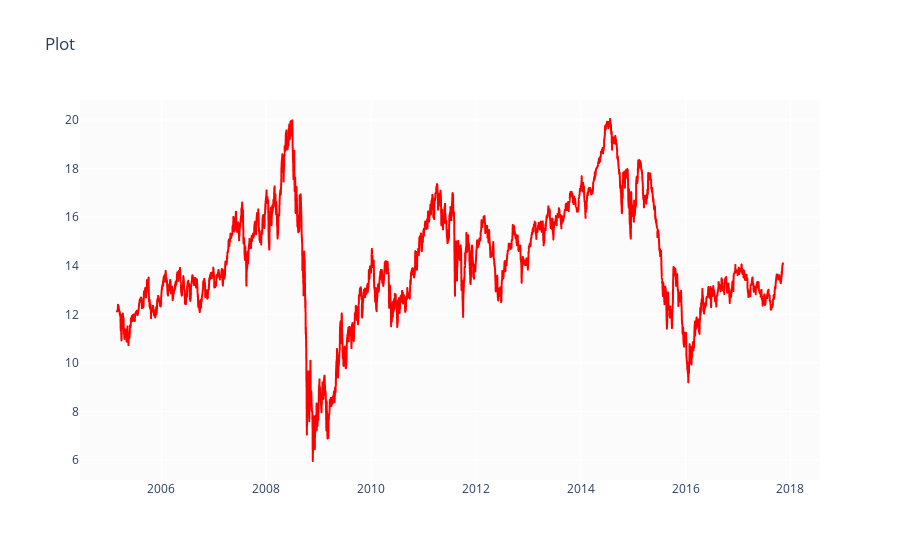

Source (notebook cell):
### Code cell
r = lambda: random.randint(0,255)
traces = []

for df in data:
    clr = str(r()) + str(r()) + str(r())
#     df = df.sample(n=100, replace=True)
    df = df.sort_values('Date')
#     print(df['Label'])
    label = df['Label'].iloc[0]

    trace = plotly.graph_objs.Scattergl(
        x=df['Date'],
        y=df['Close'],
        mode='lines+text',
        line=dict(
            color = "rgb(255,0,0)"
        )
    )
    traces.append(trace)
    
layout = plotly.graph_objs.Layout(
    title='Plot',
)
fig = plotly.graph_objs.Figure(data=traces, layout=layout)

plotly.offline.init_notebook_mode(connected=True)
plotly.offline.iplot(fig, filename='dataplot')

### Figure 1 — Plotly figure (JSON) as saved in the notebook; plotly's stock layout.template omitted (floating-point values rounded to 4 significant figures; data arrays with more than 128 entries replaced by an {"elided": "..."} marker saying what was removed)
{"data": [{"y": {"elided": "3201 float values"}, "x": {"elided": "3201 str values"}, "line": {"color": "rgb(255,0,0)"}, "type": "scattergl", "mode": "lines+text"}], "layout": {"title": {"text": "Plot"}}}
